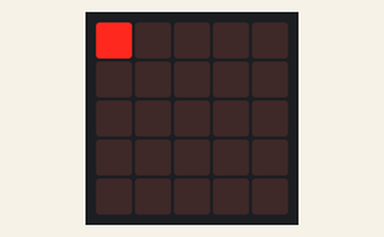
Simulated run of this program. Board: BBC micro:bit running MicroPython. On the bench: the board's 5×5 LED display.

Above: at 0.1 s.
At 1.6 s:
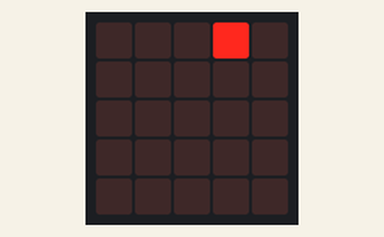
At 3.1 s:
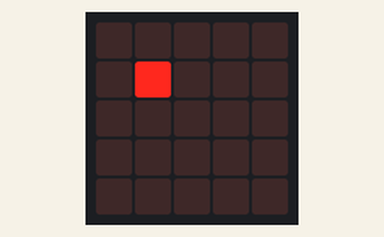
At 6.6 s:
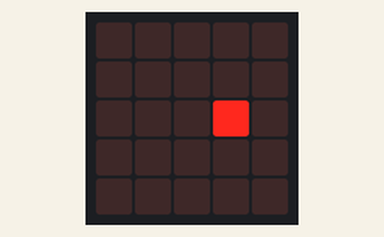
At 9.6 s:
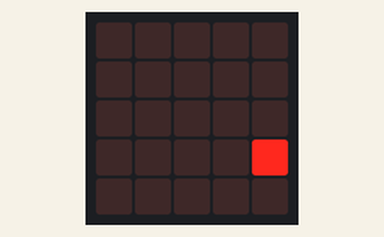
At 13.1 s:
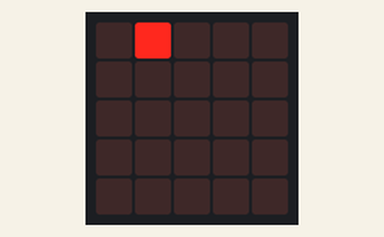

The program:

vildosola-bit-moving-dot.py
```python
"""
To get started, check out the "Device Simulator Express: Getting Started" command in the command pallete, which you can access with `CMD + SHIFT + P` For Mac and `CTRL + SHIFT + P` for Windows and Linux.

Get started with micro:bit and MicroPython on:
https://microbit-micropython.readthedocs.io/en/latest/.
"""

from microbit import *
from time import sleep
while True:
    count = 0 #This is the variable for x indexes
    while count<=4: #This condition checks the index of x is less than 4 before the block will execute
        dot = 0 #This the variable for y indexes
        while dot <= 4: #This condition checks if the index of y is less than 4 before the block of code below executes
            display.set_pixel(dot,count,9) #This line display the pixels light with the corresponding brightness of 8
            sleep(0.5) #This line indicates the sleep time of every indexes after iteration of y indexes
            display.set_pixel(dot,count,0) #This line indicates the pixel light with the corresponding brightness of 0 means no light
            dot+=1 #This line iterates the index of of y
        count+=1 #This line iterates the index of x indexes after executing the code block above
```

Measured:
- by itself, everything shown: repeats every 12.5 s, in 25 steps
- what the display in image 1 shows lasts 0.5 s, from 1.5 s to 2.0 s
